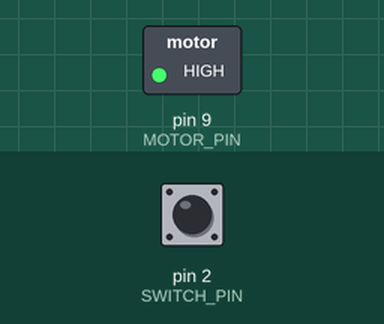
This sketch was run on a simulated Arduino Uno, built with avr-gcc and run on an emulated ATmega328P. Shown: switched loads named in the sketch (green lamp = pin HIGH). The inputs (shaded band) are chosen by the test bench; at power-on: pin 2 (SWITCH_PIN) HIGH.

Above: at 1.2 s.
1.3 s: pin 2 (SWITCH_PIN) pulled LOW for 0.15 s
At 1.37 s:
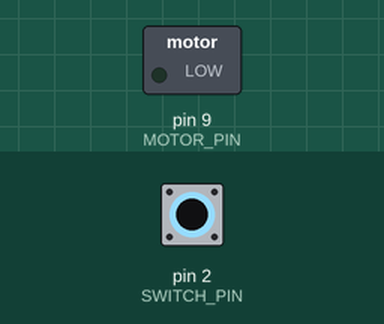
2.9 s: pin 2 (SWITCH_PIN) pulled LOW for 3.2 s
At 6.5 s:
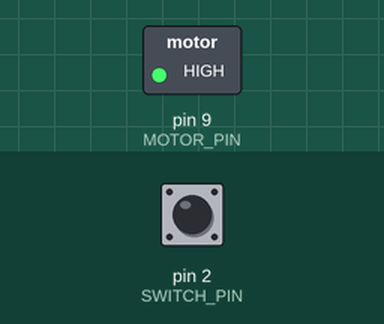
Timing chart, 0 to 8.0 s (numbered marks = the images above; inputs shaded):
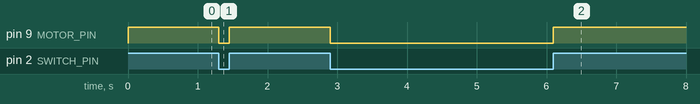

The sketch:

Motorized_Pinwheel.ino
```cpp
const int SWITCH_PIN = 2;
const int MOTOR_PIN = 9;

void setup() {
  pinMode(MOTOR_PIN, OUTPUT);
  pinMode(SWITCH_PIN, INPUT);
}

void loop() {
  digitalWrite(MOTOR_PIN, digitalRead(SWITCH_PIN));
}
```

Measured:
- after the input at 1.3 s, pin 9 (MOTOR_PIN): HIGH → LOW at once, → HIGH 0.15 s later
- after the input at 2.9 s, pin 9 (MOTOR_PIN): HIGH → LOW at once, → HIGH 3.2 s later
